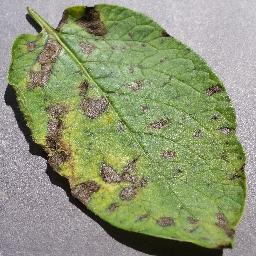
#> input picture dataset/early/08194ca3-f0b2-4aaa-8df8-5ec5ddc6696a___RS_Early.B 8151_flipTB.JPG, 256 x 256 px, given as the content of the folder dataset/healthy, which was not available
$ python main.py
#> lines starting #> are read from the running program, lines starting #| are printed output that depends on the picture; after the words box and inside, x2 and y2 are one past the last pixel; in counts of white or black regions, pixels touching at a corner belong together; pictures that were not available may be replaced by others from this repository, and a replacement may not be noted
import os
import numpy as np
import cv2
from sklearn.model_selection import train_test_split
from sklearn.metrics import classification_report, accuracy_score
from sklearn.ensemble import RandomForestClassifier
from sklearn.neighbors import KNeighborsClassifier
from sklearn.linear_model import LogisticRegression
from sklearn.preprocessing import StandardScaler
from sklearn.tree import DecisionTreeClassifier
from sklearn.svm import SVC
from skimage.feature import local_binary_pattern
from skimage.util import random_noise
from sklearn.naive_bayes import GaussianNB


def add_noise(image):
    noisy_image = random_noise(image, mode='gaussian', var=0.01)
    noisy_image = (noisy_image * 255).astype('uint8')
    return noisy_image

def augment_image(image):
    augmented_images = []
    rows, cols = image.shape[:2]
    for angle in [90, 180, 270]:
        rotation_matrix = cv2.getRotationMatrix2D((cols / 2, rows / 2), angle, 1)
        rotated = cv2.warpAffine(image, rotation_matrix, (cols, rows))
        augmented_images.append(rotated)
    augmented_images.append(cv2.flip(image, 1))
    augmented_images.append(cv2.flip(image, 0))
    augmented_images.append(add_noise(image))
    bright_image = cv2.convertScaleAbs(image, alpha=1.2, beta=30)
    augmented_images.append(bright_image)
    return augmented_images

def extract_color_features(image):
    hsv = cv2.cvtColor(image, cv2.COLOR_BGR2HSV)
    hist = cv2.calcHist([hsv], [0, 1, 2], None, [8, 8, 8], [0, 180, 0, 256, 0, 256])
    return cv2.normalize(hist, hist).flatten()

def extract_texture_features(image):
    gray = cv2.cvtColor(image, cv2.COLOR_BGR2GRAY)
    lbp = local_binary_pattern(gray, P=8, R=1, method="uniform")
    (hist, _) = np.histogram(lbp.ravel(), bins=np.arange(0, 10), range=(0, 9))
    return hist / hist.sum()

def extract_shape_features(image):
    gray = cv2.cvtColor(image, cv2.COLOR_BGR2GRAY)
    _, thresh = cv2.threshold(gray, 128, 255, cv2.THRESH_BINARY)
    contours, _ = cv2.findContours(thresh, cv2.RETR_EXTERNAL, cv2.CHAIN_APPROX_SIMPLE)
    if len(contours) > 0:
        c = max(contours, key=cv2.contourArea)
        perimeter = cv2.arcLength(c, True)
        area = cv2.contourArea(c)
        return [area, perimeter, (perimeter**2) / (4 * np.pi * area)]
    return [0, 0, 0]

def extract_hog_features(image):
    gray = cv2.cvtColor(image, cv2.COLOR_BGR2GRAY)
    hog = cv2.HOGDescriptor()
    h = hog.compute(gray)
    return h.flatten()


def extract_features(image):
    color_features = extract_color_features(image)
    texture_features = extract_texture_features(image)
    shape_features = extract_shape_features(image)
    hog_features = extract_hog_features(image)
    return np.hstack([color_features, texture_features, shape_features,hog_features])

def load_data(folder_path):
#> called with folder_path = 'dataset'
    features = []
    labels = []
    for label, class_name in enumerate(["healthy", "late", "early"]):
        class_path = os.path.join(folder_path, class_name)
        for img_file in os.listdir(class_path):
            img_path = os.path.join(class_path, img_file)
            img = cv2.imread(img_path)
#> img is the input picture: shape (256, 256, 3); mean B, G, R 116, 150.6, 142.2
            img = cv2.resize(img, (128, 128))
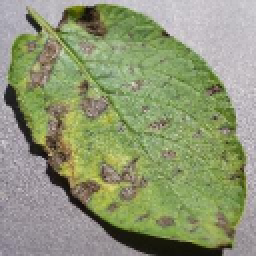
#> img: shape (128, 128, 3) (shown 2 times larger); mean B, G, R 116.1, 150.7, 142.3
            features.append(extract_features(img))
#> in extract_color_features, `hsv = cv2.cvtColor(image, cv2.COLOR_BGR2HSV)`: hsv: shape (128, 128, 3); mean H, S, V 69.8, 71.2, 154
#> in extract_features, `color_features = extract_color_features(image)`: color_features = 512 values, max 0.484 at index 92, min 0 at index 7, mean 0.00862
#> in extract_texture_features, `lbp = local_binary_pattern(gray, P=8, R=1, method="uniform")`:
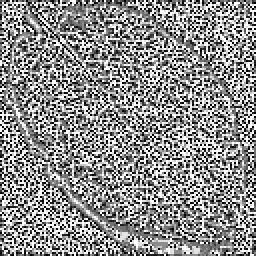
#> lbp: shape (128, 128) float64 (shown 2 times larger); min 0, max 9, mean 5.03; drawn with min black and max white
#> in extract_texture_features, `(hist, _) = np.histogram(lbp.ravel(), bins=np.arange(0, 10), range=(0,..`: hist = [1941, 1655, 969, 1226, 1339, 1337, 969, 1574, 5374]
#> in extract_features, `texture_features = extract_texture_features(image)`: texture_features = [0.118, 0.101, 0.0591, 0.0748, 0.0817, 0.0816, 0.0591, 0.0961, 0.328]
#> in extract_shape_features, `_, thresh = cv2.threshold(gray, 128, 255, cv2.THRESH_BINARY)`:
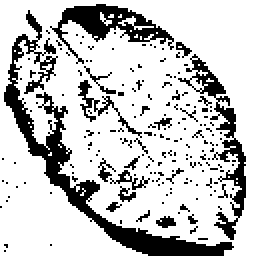
#> thresh: shape (128, 128) (shown 2 times larger); 77.6% white; 179 black regions (167 under 20 px)
#> in extract_shape_features, `contours, _ = cv2.findContours(thresh, cv2.RETR_EXTERNAL, cv2.CHAIN_AP..`: contours = 8 contours, 7 with area under 20; largest, box (x1, y1, x2, y2) and area: (0, 0, 128, 128) 14460
#> in extract_shape_features, `c = max(contours, key=cv2.contourArea)`: c = contour of 343 points, box (x1, y1, x2, y2) (0, 0, 128, 128), area 14460
#> in extract_shape_features, `perimeter = cv2.arcLength(c, True)`: perimeter = 1065.9
#> in extract_shape_features, `area = cv2.contourArea(c)`: area = 14460
#> in extract_features, `shape_features = extract_shape_features(image)`: shape_features = [14460, 1065.9, 6.25]
            labels.append(label)
            augmented_images = augment_image(img)
#> after the loop in augment_image, `for angle in [90, 180, 270]:`: augmented_images = 3 items
#> in augment_image, `bright_image = cv2.convertScaleAbs(image, alpha=1.2, beta=30)`:
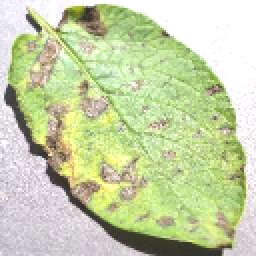
#> bright_image: shape (128, 128, 3) (shown 2 times larger); mean B, G, R 167.7, 209.6, 199.2
#> augmented_images = 7 items
            for aug_img in augmented_images:
                features.append(extract_features(aug_img))
                labels.append(label)
#> this loop made 7 passes
#> shape_features in extract_features on passes 1 to 7: [14332, 1064.7, 6.29], [14206, 1062.7, 6.33], [14333, 1063.9, 6.28], [14460, 1065.9, 6.25], [14460, 1065.9, 6.25], [14394.5, 1145.6, 7.26], [15454, 678, 2.37]
#> pass 1, in extract_texture_features (call 2), `gray = cv2.cvtColor(image, cv2.COLOR_BGR2GRAY)`:
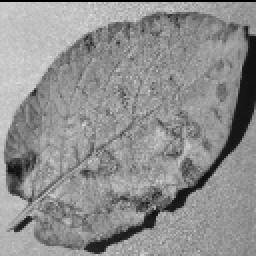
#> gray: shape (128, 128) (shown 2 times larger); min 0, max 220, mean 143
#> pass 1, in extract_texture_features (call 2), `lbp = local_binary_pattern(gray, P=8, R=1, method="uniform")`:
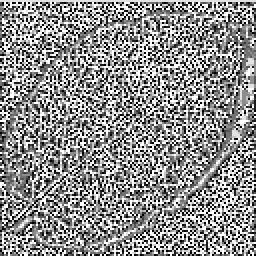
#> lbp: shape (128, 128) float64 (shown 2 times larger); min 0, max 9, mean 5.05; drawn with min black and max white
#> pass 1, in extract_shape_features (call 2), `_, thresh = cv2.threshold(gray, 128, 255, cv2.THRESH_BINARY)`:
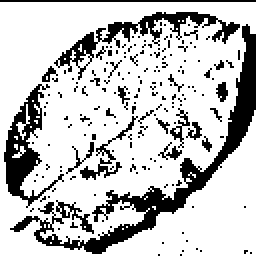
#> thresh: shape (128, 128) (shown 2 times larger); 76.8% white; 179 black regions (166 under 20 px)
#> after the loop, features = 8 items; labels = [0, 0, 0, 0, 0, 0, 0, 0]
    return np.array(features), np.array(labels)

data_folder = "dataset"
X, y = load_data(data_folder)

X_train, X_test, y_train, y_test = train_test_split(X, y, test_size=0.3, random_state=42)


rf_model = RandomForestClassifier(n_estimators=70,random_state=42)
rf_model.fit(X_train, y_train)
y_pred_rf = rf_model.predict(X_test)
print("Random Forest Accuracy:", accuracy_score(y_test, y_pred_rf))
print(classification_report(y_test, y_pred_rf))

knn_model = KNeighborsClassifier(n_neighbors=5)
knn_model.fit(X_train, y_train)
y_pred_knn = knn_model.predict(X_test)
print("KNN Accuracy:", accuracy_score(y_test, y_pred_knn))
print(classification_report(y_test, y_pred_knn))


dt_model = DecisionTreeClassifier(random_state=42)
dt_model.fit(X_train, y_train)
y_pred_dt = dt_model.predict(X_test)
print("Decision Tree Accuracy:", accuracy_score(y_test, y_pred_dt))
print(classification_report(y_test, y_pred_dt))

nb_model = GaussianNB()
nb_model.fit(X_train, y_train)
y_pred_nb = nb_model.predict(X_test)
print("Naive Bayes Accuracy:", accuracy_score(y_test, y_pred_nb))
print(classification_report(y_test, y_pred_nb))
